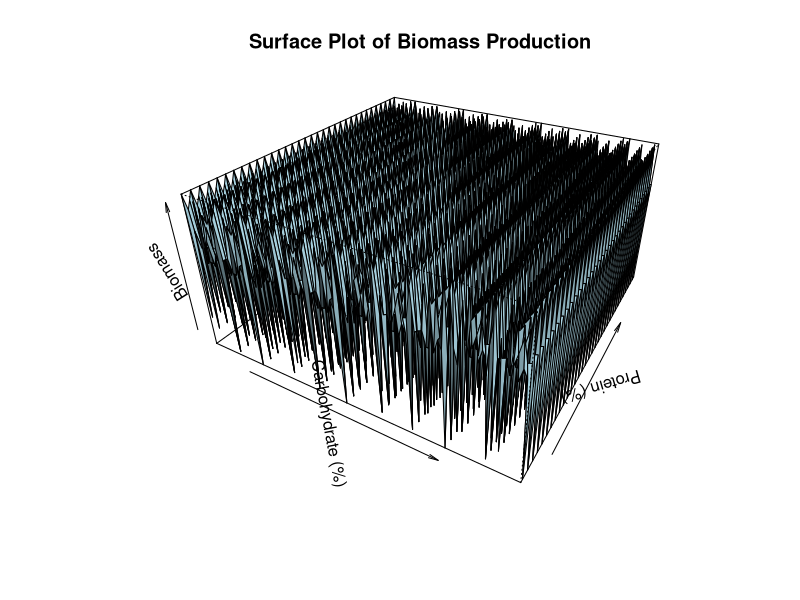
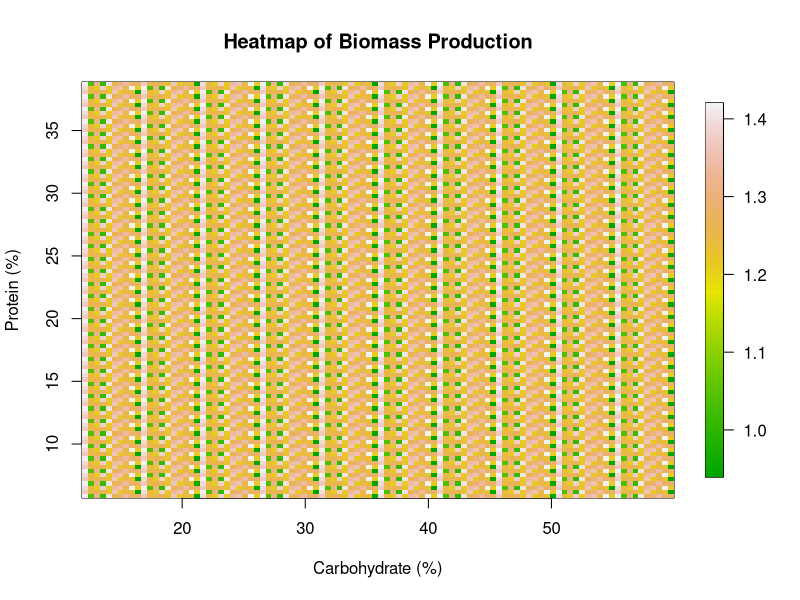

Reproduce these figures in R, in order. (Note: this script raises an error after producing the figures.)
# Load necessary libraries
#install.packages("fields")

# Load necessary library
library(fields)

# Set a seed for reproducibility
set.seed(123)

# Example data with carbohydrate, protein, and biomass production
data <- data.frame(
  carbohydrate = runif(30, min = 10, max = 60),  # Carbohydrate %
  protein = runif(30, min = 5, max = 40),        # Protein %
  biomass = runif(30, min = 0.5, max = 2.0)      # Biomass
)

# Fit a Thin Plate Spline model
tps_model <- Tps(data[, c("carbohydrate", "protein")], data$biomass)

# Create a grid for carbohydrate and protein for visualization
grid_x <- seq(min(data$carbohydrate), max(data$carbohydrate), length.out = 100)
grid_y <- seq(min(data$protein), max(data$protein), length.out = 100)
grid <- expand.grid(carbohydrate = grid_x, protein = grid_y)

# Predict biomass over the grid using the Tps model
biomass_pred <- predict(tps_model, newdata = grid)

# Reshape predictions to a matrix for surface plotting
z_matrix <- matrix(biomass_pred, nrow = length(grid_y), ncol = length(grid_x))  # Ensure correct dimensions

# Check dimensions to avoid errors
print(dim(z_matrix))   # Should be 100 x 100
print(length(grid_x))  # Should be 100
print(length(grid_y))  # Should be 100

# Plot the surface using persp for better control
persp(grid_x, grid_y, z_matrix,
      xlab = "Carbohydrate (%)", 
      ylab = "Protein (%)", 
      zlab = "Biomass", 
      main = "Surface Plot of Biomass Production",
      theta = 30,           # Angle of rotation for viewing
      phi = 30,             # Angle of elevation for viewing
      col = "lightblue",    # Surface color
      ltheta = 120,         # Light direction
      shade = 0.5,          # Shading
      expand = 0.5)         # Expansion factor

image.plot(grid_x, grid_y, z_matrix,
           xlab = "Carbohydrate (%)", 
           ylab = "Protein (%)", 
           main = "Heatmap of Biomass Production",
           col = terrain.colors(100))
surface()
